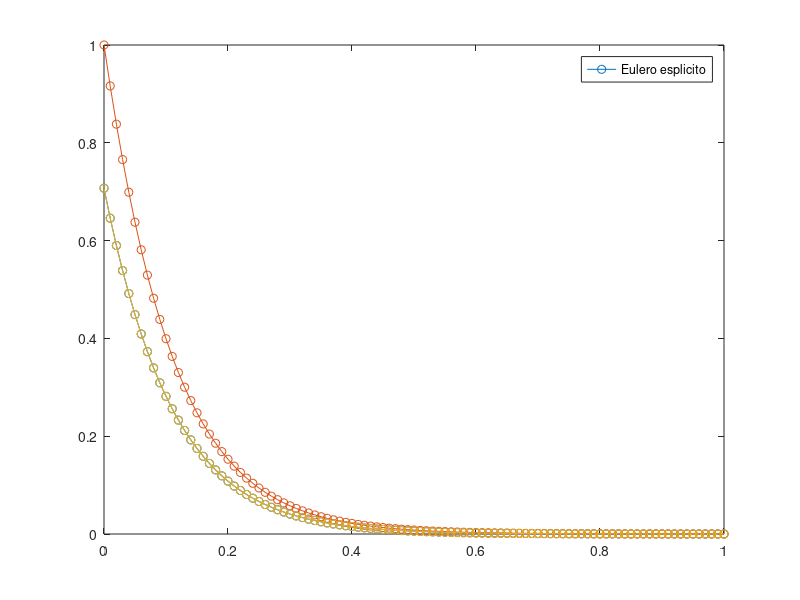
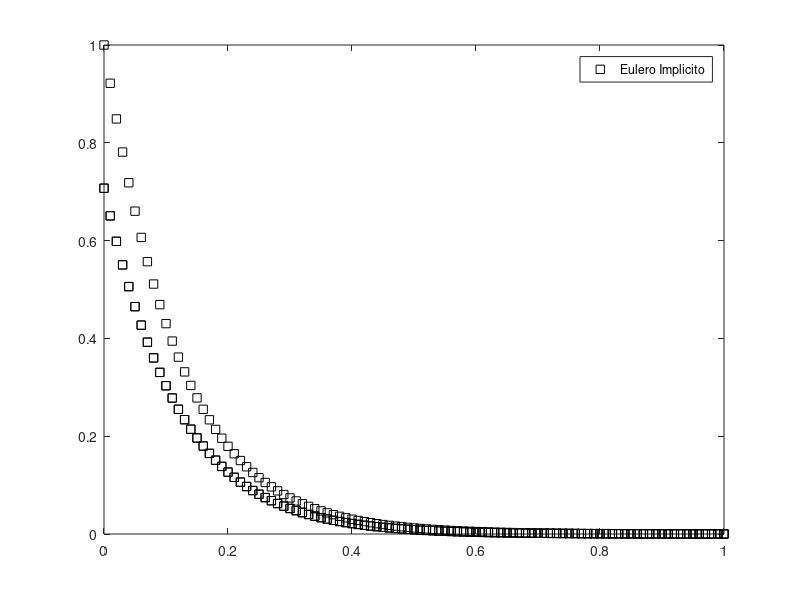

Recreate these plots in MATLAB, in order. (Note: this script raises an error after producing the figures.)
clear all
close all

A=16*[-2,1,0;1,-2,1;0,1,-2];
f=@(y) A*y + y.^2;
df=@(y) A+2*y;
y0=[sqrt(2)/2;1;sqrt(2)/2];
ts=100;
t=linspace(0,1,ts+1);
k=1/ts;
yEE=NaN(3,ts+1); %% Eulero esplicito
yEE(:,1)=y0;

for n=1:ts
  yEE(:,n+1)=yEE(:,n)+k*f(yEE(:,n));
end
figure
plot(t,yEE,'-o')
legend('Eulero esplicito')
				%Eulero implicito.

yEI=NaN(3,ts+1);
yEI(:,1)=y0;
tol =k^2;
for n=1:ts
  F=@(x) x-yEI(:,n) - k*f(x);
  J=@(x) eye(3) - k*df(x);
  x0=yEI(:,n);
  res=-J(x0)\F(x0);
  while (norm(res,Inf)>tol);
    x0+=res;
    res=-J(x0)\F(x0);
  end
  x0+=res;
  yEI(:,n+1)=x0;
end
figure
plot(t,yEI,'sk')
legend('Eulero Implicito')

				%Eulero esponenziale
yExp=NaN(3,ts+1);
yExp(:,1)=y0;

for n=1:ts
  yExp(:,n+1) = yExp(:,n)+k*phi1m(k*A)*(A*yExp(:,n)+2*yExp(:,n).^2);
end
figure
plot(t,yExp,'*')
legend('Eulero esponenziale')
